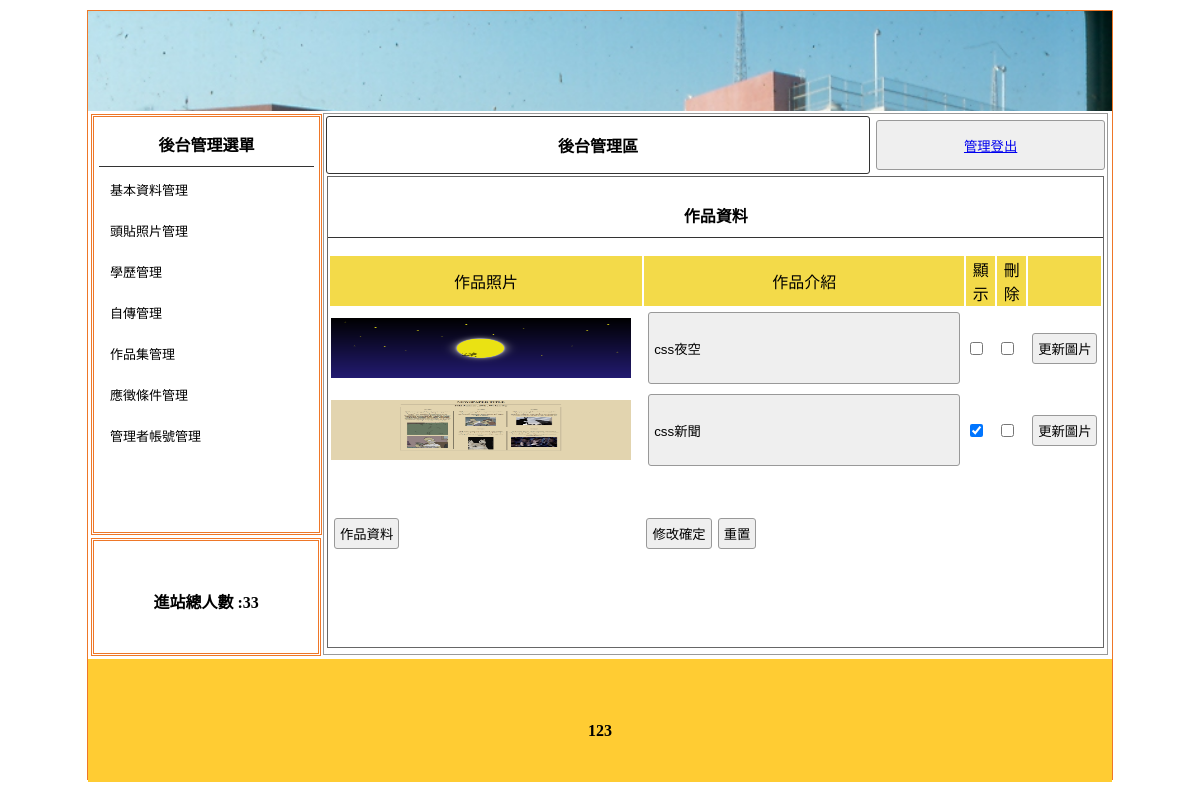
Screenshot of /backend.php?do=prof with the database file from the repository.
### tables this page shows
CREATE TABLE `title` (
  `id` int(11) UNSIGNED NOT NULL,
  `text` text NOT NULL,
  `img` text NOT NULL,
  `sh` int(1) NOT NULL
);

CREATE TABLE `total` (
  `id` int(11) UNSIGNED NOT NULL,
  `total` int(11) UNSIGNED NOT NULL
);

CREATE TABLE `prof` (
  `id` int(11) UNSIGNED NOT NULL,
  `text` text NOT NULL,
  `img` text NOT NULL,
  `sh` int(1) NOT NULL
);

CREATE TABLE `bottom` (
  `id` int(11) UNSIGNED NOT NULL,
  `bottom` text NOT NULL
);

### base.php (called while the page is built, shortened)
<?php
$tstr=[
    'title'=>"網站標題管理",
    'ad'=>"動態文字管理",
    'mvim'=>"動畫圖片管理",
    'image'=>"校園映像圖片管理",
    'total'=>"進站人數管理",
    'bottom'=>"頁尾版權文字管理",
    'news'=>"最新管理",
    'admin'=>"管理者管理",
    'menu'=>"選單管理",
    'self'=>"基本資料",
    'hshot'=>"頭貼照片",
    'auto'=>"自傳內容",
    'edu'=>"學歷資料",
    'job'=>"求職條件",
    'job'=>"求職條件",
    'prof'=>"作品資料",
];
$addstr=[
    'title'=>"新增網站標題",
    'ad'=>"新增動態文字",
    'mvim'=>"新增動畫圖片",
    'image'=>"新增校園映像圖片",
    'total'=>"新增進站人數",
    'bottom'=>"新增頁尾版權文字",
    'news'=>"新增最新消息",
    'admin'=>"新增管理者",
    'menu'=>"新增選單",
    'self'=>"基本資料",
    'hshot'=>"頭貼照片",
    'auto'=>"自傳內容",
    'edu'=>"學歷資料",
    'job'=>"求職條件",
    'prof'=>"作品資料",
];
class DB{
    protected $table;
    protected $dsn="mysql:host=localhost;dbname=db88;charset=utf8";
    protected $pdo;
    function __construct($table){
        $this->table=$table;
        $this->pdo=new PDO($this->dsn,'root','');
    }
    function all(...$arg){
        $sql="select * from $this->table ";
        return $this->pdo->query($sql)->fetchAll();
    }
    function find($id){
        $sql="select * from $this->table ";
        if(is_array($id)){
            foreach($id as $key => $value){
                $tmp[]=sprintf("`%s`='%s'",$key,$value);
            }
            $sql .= " where ".implode(" && ",$tmp);
        }else{
            $sql .= " where `id`='$id'";
        }
        return $this->pdo->query($sql)->fetch(PDO::FETCH_ASSOC);
    }
}
$Title=new DB("title");
$Total=new DB("total");
$Bottom=new DB("bottom");
$Prof=new DB("prof");
?>

### backend.php (the view, shortened to what this page needs)
<?php include_once "base.php";?>
<!DOCTYPE html
    PUBLIC "-//W3C//DTD XHTML 1.0 Transitional//EN" "http://www.w3.org/TR/xhtml1/DTD/xhtml1-transitional.dtd">
<html xmlns="http://www.w3.org/1999/xhtml">
<head>
    <link href="./css/css.css" rel="stylesheet" type="text/css">
</head>
<body>
    <div id="main">
        <a title="<?=$Title->find(['sh'=>1])['text'];?>" href="index.php">
            <div class="ti" style="background:url(&#39;img/<?=$Title->find(['sh'=>1])['img'];?>&#39;); background-size:cover;"></div>
        </a>
        <div id="ms">
            <div id="lf" style="float:left;">
                <div id="menuput" class="dbor">
                    <span class="t botli">後台管理選單</span>
                    <a style="color:#000; font-size:13px; text-decoration:none;"
                        href="?do=self">
                        <div class="mainmu">
                           基本資料管理 </div>
                    </a>
                    <a style="color:#000; font-size:13px; text-decoration:none;" href="?do=hshot">
                        <div class="mainmu">
                            頭貼照片管理 </div>
                    </a>
                    <a style="color:#000; font-size:13px; text-decoration:none;" href="?do=edu">
                        <div class="mainmu">
                            學歷管理 </div>
                    </a>
                    <a style="color:#000; font-size:13px; text-decoration:none;" href="?do=auto">
                        <div class="mainmu">
                            自傳管理 </div>
                    </a>
                    <a style="color:#000; font-size:13px; text-decoration:none;" href="?do=prof">
                        <div class="mainmu">
                            作品集管理 </div>
                    </a>
                    <a style="color:#000; font-size:13px; text-decoration:none;" href="?do=job">
                        <div class="mainmu">
                            應徵條件管理 </div>
                    </a>
                    <a style="color:#000; font-size:13px; text-decoration:none;" href="?do=admin">
                        <div class="mainmu">
                            管理者帳號管理 </div>
                    </a>
                </div>
                <div class="dbor" style="margin:3px; width:95%; height:20%; line-height:100px;">
                    <span class="t">進站總人數 :<?=$Total->find(1)['total'];?> </span>
                </div>
            </div>
            <div class="di"
                style="height:540px; border:#999 1px solid; width:76.5%; margin:2px 0px 0px 0px; float:left; position:relative; left:20px;">
                <table width="100%">
                    <tbody>
                        <tr>
                            <td style="width:70%;font-weight:800; border:#333 1px solid; border-radius:3px;"
                                class="cent"><a href="?do=admin" style="color:#000; text-decoration:none;">後台管理區</a>
                            </td>
                            <td><button
                                    style="width:99%; margin-right:2px; height:50px;"> <a href="logout.php">管理登出</a> </button></td>
                        </tr>
                    </tbody>
                </table>
                <?php
                $do=(isset($_GET['do']))?$_GET['do']:'title';
                $file="./backend/".$do.".php";
                if(file_exists($file)){
                    include $file;
                }else{
                    include "./backend/title.php";
                }
                ?>
            </div>
        </div>
        <div
            style="width:1024px; left:0px; position:relative; background:#FC3; margin-top:4px; height:123px; display:block;">
            <span class="t" style="line-height:123px;"><?=$Bottom->find(1)['bottom'];?></span>
        </div>
    </div>
</body>
</html>

### backend/prof.php (shortened to what this page needs)
<div style="width:99%; height:87%; margin:auto; overflow:auto; border:#666 1px solid;">
    <p class="t cent botli"><?=$tstr[$do];?></p>
    <form method="post" action="./api/edit.php">
        <table width="100%">
            <tbody>
                <tr class="yel">
                    <td width="45%">作品照片</td>
                    <td width="23%">作品介紹</td>
                    <td width="7%">顯示</td>
                    <td width="7%">刪除</td>
                    <td></td>
                </tr>
                <?php
                $rows=$Prof->all();
                foreach($rows as $row){
                ?>
                <tr>
                    <td width="45%"><img src="./img/<?=$row['img'];?>" style="width:300px;height:60px"></td>
                    <td width="23%"><input type="text" name="text[]" value="<?=$row['text'];?>" style="width:300px;height:60px"></td>
                    <td width="7%"><input type="checkbox" name="sh[]" value="<?=$row['id'];?>" <?=($row['sh']==1)?'checked':'';?> ></td>
                    <td width="7%"><input type="checkbox" name="del[]" value="<?=$row['id'];?>"></td>
                    <td><input type="button" value="更新圖片" onclick="op('#cover','#cvr','./modal/upload.php?table=<?=$do;?>&id=<?=$row['id'];?>')"></td>
                </tr>
                <?php
                    }
                ?>
            </tbody>
        </table>
        <table style="margin-top:40px; width:70%;">
            <tbody>
                <tr>
                    <td width="200px">
                     <input type="button"
                            onclick="op(&#39;#cover&#39;,&#39;#cvr&#39;,&#39;./modal/<?=$do;?>.php?table=<?=$do;?>&#39;)"
                            value="<?=$addstr[$do];?>"></td>
                    <td class="cent"><input type="submit" value="修改確定"><input type="reset" value="重置">
                    </td>
                </tr>
            </tbody>
        </table>
    </form>
</div>

### css/css.css (style rules this page uses)
body { padding:0px; margin:0px; }
#main { width:1024px; height:768px; margin:10px auto 10px auto; border:#EE7728 1px solid; position:relative; }
.ti { width:100%; height:100px; position:relative; background-size:cover; background-repeat:no-repeat; }
.dbor { border:#EE7728 double 3px; margin:1px; padding:2px 10px 2px 10px; }
.t { font-weight:800; display:block; text-align:center; padding:10px 1px 10px 1px; }
.botli { border-bottom:#333 1px solid; }
.mainmu { position:relative; border-radius:10px; background:url(../icon/menu.fw.png) center no-repeat; background-size:cover; line-height:30px; padding:2px 10px 2px 10px; margin:7px 1px 7px 1px; }
#lf { height:540px; width:21%; display:inline-block; }
#menuput { width:100%; height:75%; position:relative; padding:5px; display:block; margin: 3px; }
.di { display:inline-block; }
.cent { text-align:center; }
input,button { border:#999 1px solid; border-radius:3px; background:#EFEFEF; padding:5px; margin:3px; }
input[type=text],input[type=password] { width:150px; }
.yel td { background:#F3DA49; text-align:center; }

### rows the page displays
title: img (picture)
total: total "33"
prof: img (picture), text "css夜空"
prof: img (picture), text "css新聞", sh "☑"
bottom: bottom "123"

### other values shown
$tstr[$do] "作品資料"
